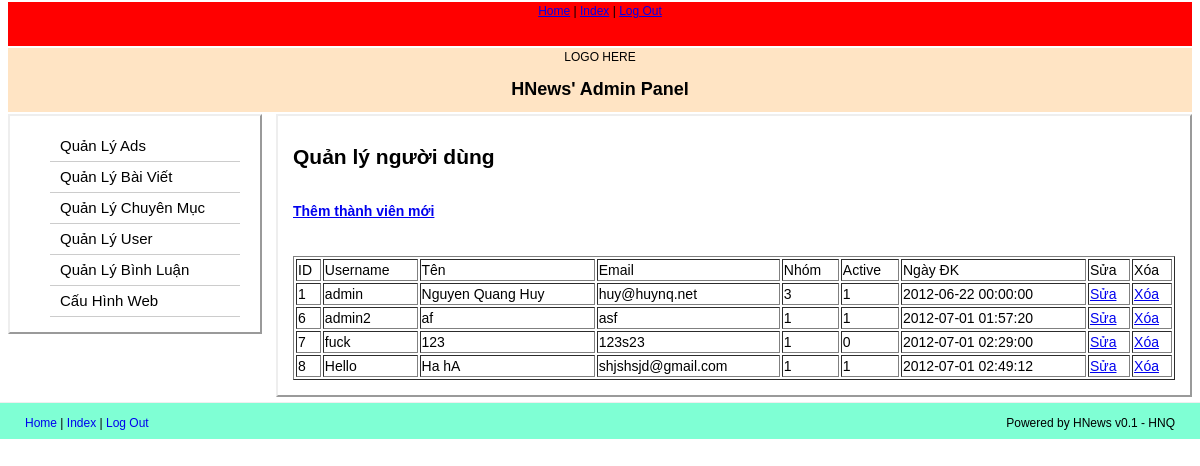
The app's page /assmin/index.php?admin=users (signed in) with its own data.
### tables this page shows
CREATE TABLE IF NOT EXISTS `user` (
  `id` int(11) NOT NULL AUTO_INCREMENT,
  `username` varchar(255) NOT NULL,
  `password` varchar(255) NOT NULL,
  `name` varchar(250) NOT NULL,
  `email` varchar(255) NOT NULL,
  `phone` varchar(255) DEFAULT NULL,
  `reg_date` datetime NOT NULL,
  `ip` varchar(255) NOT NULL DEFAULT '0.0.0.0',
  `group` tinyint(4) NOT NULL DEFAULT '1',
  `status` int(100) NOT NULL DEFAULT '0',
  PRIMARY KEY (`id`),
  UNIQUE KEY `email` (`email`),
  UNIQUE KEY `username` (`username`)
);

### assmin/userf/function.php (the view, shortened to what this page needs)
<?php
function showuser() {
        ?>
        <table width="100%" border="1">
        <tr>
                <td>ID</td>
                <td>Username</td>
                <td>Tên</td>
                <td>Email</td>
                <td>Nhóm</td>
                <td>Active</td>
                <td>Ngày ĐK</td>
                <td>Sửa</td>
                <td>Xóa</td>
        </tr>
<?php
$queryuser = "SELECT * FROM user";
$resultuser = mysql_query($queryuser) or die(mysql_error());
while($row = mysql_fetch_array($resultuser)) {
        echo "<tr>";
        echo "<td>".$row['id']."</td>";
        echo "<td>".$row['username']."</td>";
        echo "<td>".$row['name']."</td>";
        echo "<td>".$row['email']."</td>";
        echo "<td>".$row['group']."</td>";
        echo "<td>".$row['status']."</td>";
        echo "<td>".$row['reg_date']."</td>";
        echo "<td><a href='index.php?admin=users&do=edituser&userid=".$row['id']."'>Sửa</a></td>";
        echo "<td><a href='index.php?admin=users&do=deleteuser&userid=".$row['id']."'>Xóa</a></td>";
        echo "</tr>";
}
?>
</table>
<?php
}
?>

### css/styles.css (style rules this page uses)
body { font-family: Arial, Tahoma, Calibri, Sans-serif; font-size: 12px; text-align: center; }
html, body { margin: 0px; padding: 0px; }

### records on screen
user: id "1", username "admin", name "Nguyen Quang Huy", email "huy@huynq.net", group "3", status "1", reg_date "2012-06-22 00:00:00"
user: id "6", username "admin2", name "af", email "asf", group "1", status "1", reg_date "2012-07-01 01:57:20"
user: id "7", username "fuck", name "123", email "123s23", group "1", status "0", reg_date "2012-07-01 02:29:00"
user: id "8", username "Hello", name "Ha hA", email "shjshsjd@gmail.com", group "1", status "1", reg_date "2012-07-01 02:49:12"
